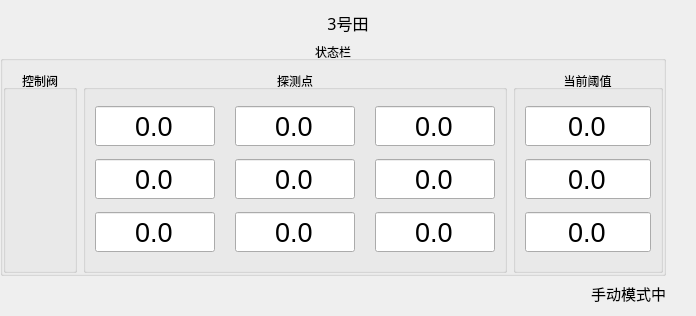
     <widget class="QWidget" name="page">
      <layout class="QGridLayout" name="gridLayout_4">
       <property name="leftMargin">
        <number>0</number>
       </property>
       <property name="rightMargin">
        <number>0</number>
       </property>
       <property name="horizontalSpacing">
        <number>30</number>
       </property>
       <item row="0" column="0" colspan="2">
        <widget class="QLabel" name="label_3">
         <property name="maximumSize">
          <size>
           <width>16777215</width>
           <height>30</height>
          </size>
         </property>
         <property name="font">
          <font>
           <family>黑体</family>
           <pointsize>12</pointsize>
          </font>
         </property>
         <property name="text">
          <string>3号田</string>
         </property>
         <property name="alignment">
          <set>Qt::AlignCenter</set>
         </property>
        </widget>
       </item>
       <item row="1" column="0">
        <widget class="QGroupBox" name="groupBox_25">
         <property name="title">
          <string>状态栏</string>
         </property>
         <property name="alignment">
          <set>Qt::AlignCenter</set>
         </property>
         <layout class="QGridLayout" name="gridLayout_34">
          <property name="leftMargin">
           <number>0</number>
          </property>
          <property name="rightMargin">
           <number>0</number>
          </property>
          <property name="bottomMargin">
           <number>0</number>
          </property>
          <property name="horizontalSpacing">
           <number>6</number>
          </property>
          <item row="0" column="0">
           <widget class="QGroupBox" name="groupBox_26">
            <property name="title">
             <string>控制阀</string>
            </property>
            <property name="alignment">
             <set>Qt::AlignCenter</set>
            </property>
            <layout class="QGridLayout" name="gridLayout_23">
             <item row="0" column="0">
              <widget class="QLabel" name="label_farmthree_LED1">
               <property name="minimumSize">
                <size>
                 <width>50</width>
                 <height>50</height>
                </size>
               </property>
               <property name="maximumSize">
                <size>
                 <width>60</width>
                 <height>60</height>
                </size>
               </property>
               <property name="text">
                <string/>
               </property>
               <property name="pixmap">
                <pixmap resource="pic.qrc">:/source/pic/light_off.gif</pixmap>
               </property>
               <property name="scaledContents">
                <bool>true</bool>
               </property>
              </widget>
             </item>
             <item row="1" column="0">
              <widget class="QLabel" name="label_farmthree_LED2">
               <property name="minimumSize">
                <size>
                 <width>50</width>
                 <height>50</height>
                </size>
               </property>
               <property name="maximumSize">
                <size>
                 <width>60</width>
                 <height>60</height>
                </size>
               </property>
               <property name="text">
                <string/>
               </property>
               <property name="pixmap">
                <pixmap resource="pic.qrc">:/source/pic/light_off.gif</pixmap>
               </property>
               <property name="scaledContents">
                <bool>true</bool>
               </property>
              </widget>
             </item>
             <item row="2" column="0">
              <widget class="QLabel" name="label_farmthree_LED3">
               <property name="minimumSize">
                <size>
                 <width>50</width>
                 <height>50</height>
                </size>
               </property>
               <property name="maximumSize">
                <size>
                 <width>60</width>
                 <height>60</height>
                </size>
               </property>
               <property name="text">
                <string/>
               </property>
               <property name="pixmap">
                <pixmap resource="pic.qrc">:/source/pic/light_off.gif</pixmap>
               </property>
               <property name="scaledContents">
                <bool>true</bool>
               </property>
              </widget>
             </item>
            </layout>
           </widget>
          </item>
          <item row="0" column="1">
           <widget class="QGroupBox" name="groupBox_27">
            <property name="title">
             <string>探测点</string>
            </property>
            <property name="alignment">
             <set>Qt::AlignCenter</set>
            </property>
            <layout class="QGridLayout" name="gridLayout_24">
             <property name="horizontalSpacing">
              <number>20</number>
             </property>
             <item row="0" column="0">
              <widget class="QLineEdit" name="lineEdit_three_1">
               <property name="minimumSize">
                <size>
                 <width>0</width>
                 <height>40</height>
                </size>
               </property>
               <property name="maximumSize">
                <size>
                 <width>120</width>
                 <height>16777215</height>
                </size>
               </property>
               <property name="font">
                <font>
                 <family>Arial</family>
                 <pointsize>20</pointsize>
                </font>
               </property>
               <property name="text">
                <string>0.0</string>
               </property>
               <property name="alignment">
                <set>Qt::AlignCenter</set>
               </property>
               <property name="readOnly">
                <bool>true</bool>
               </property>
               <property name="placeholderText">
                <string/>
               </property>
              </widget>
             </item>
             <item row="0" column="1">
              <widget class="QLineEdit" name="lineEdit_three_2">
               <property name="minimumSize">
                <size>
                 <width>0</width>
                 <height>40</height>
                </size>
               </property>
               <property name="maximumSize">
                <size>
                 <width>120</width>
                 <height>16777215</height>
                </size>
               </property>
               <property name="font">
                <font>
                 <family>Arial</family>
                 <pointsize>20</pointsize>
                </font>
               </property>
               <property name="text">
                <string>0.0</string>
               </property>
               <property name="alignment">
                <set>Qt::AlignCenter</set>
               </property>
               <property name="readOnly">
                <bool>true</bool>
               </property>
               <property name="placeholderText">
                <string/>
               </property>
              </widget>
             </item>
             <item row="0" column="2">
              <widget class="QLineEdit" name="lineEdit_three_3">
               <property name="minimumSize">
                <size>
                 <width>0</width>
                 <height>40</height>
                </size>
               </property>
               <property name="maximumSize">
                <size>
                 <width>120</width>
                 <height>16777215</height>
                </size>
               </property>
               <property name="font">
                <font>
                 <family>Arial</family>
                 <pointsize>20</pointsize>
                </font>
               </property>
               <property name="text">
                <string>0.0</string>
               </property>
               <property name="alignment">
                <set>Qt::AlignCenter</set>
               </property>
               <property name="readOnly">
                <bool>true</bool>
               </property>
               <property name="placeholderText">
                <string/>
               </property>
              </widget>
             </item>
             <item row="1" column="0">
              <widget class="QLineEdit" name="lineEdit_three_4">
               <property name="minimumSize">
                <size>
                 <width>0</width>
                 <height>40</height>
                </size>
               </property>
               <property name="maximumSize">
                <size>
                 <width>120</width>
                 <height>16777215</height>
                </size>
               </property>
               <property name="font">
                <font>
                 <family>Arial</family>
                 <pointsize>20</pointsize>
                </font>
               </property>
               <property name="text">
                <string>0.0</string>
               </property>
               <property name="alignment">
                <set>Qt::AlignCenter</set>
               </property>
               <property name="readOnly">
                <bool>true</bool>
               </property>
               <property name="placeholderText">
                <string/>
               </property>
              </widget>
             </item>
             <item row="1" column="1">
              <widget class="QLineEdit" name="lineEdit_three_5">
               <property name="minimumSize">
                <size>
                 <width>0</width>
                 <height>40</height>
                </size>
               </property>
               <property name="maximumSize">
                <size>
                 <width>120</width>
                 <height>16777215</height>
                </size>
               </property>
               <property name="font">
                <font>
                 <family>Arial</family>
                 <pointsize>20</pointsize>
                </font>
               </property>
               <property name="text">
                <string>0.0</string>
               </property>
               <property name="alignment">
                <set>Qt::AlignCenter</set>
               </property>
               <property name="readOnly">
                <bool>true</bool>
               </property>
               <property name="placeholderText">
                <string/>
               </property>
              </widget>
             </item>
             <item row="1" column="2">
              <widget class="QLineEdit" name="lineEdit_three_6">
               <property name="minimumSize">
                <size>
                 <width>0</width>
                 <height>40</height>
                </size>
               </property>
               <property name="maximumSize">
                <size>
                 <width>120</width>
                 <height>16777215</height>
                </size>
               </property>
               <property name="font">
                <font>
                 <family>Arial</family>
                 <pointsize>20</pointsize>
                </font>
               </property>
               <property name="text">
                <string>0.0</string>
               </property>
               <property name="alignment">
                <set>Qt::AlignCenter</set>
               </property>
               <property name="readOnly">
                <bool>true</bool>
               </property>
               <property name="placeholderText">
                <string/>
               </property>
              </widget>
             </item>
             <item row="2" column="0">
              <widget class="QLineEdit" name="lineEdit_three_7">
               <property name="minimumSize">
                <size>
                 <width>0</width>
                 <height>40</height>
                </size>
               </property>
               <property name="maximumSize">
                <size>
                 <width>120</width>
                 <height>16777215</height>
                </size>
               </property>
               <property name="font">
                <font>
                 <family>Arial</family>
                 <pointsize>20</pointsize>
                </font>
               </property>
               <property name="text">
                <string>0.0</string>
               </property>
               <property name="alignment">
                <set>Qt::AlignCenter</set>
               </property>
               <property name="readOnly">
                <bool>true</bool>
               </property>
               <property name="placeholderText">
                <string/>
               </property>
              </widget>
             </item>
             <item row="2" column="1">
              <widget class="QLineEdit" name="lineEdit_three_8">
               <property name="minimumSize">
                <size>
                 <width>0</width>
                 <height>40</height>
                </size>
               </property>
               <property name="maximumSize">
                <size>
                 <width>120</width>
                 <height>16777215</height>
                </size>
               </property>
               <property name="font">
                <font>
                 <family>Arial</family>
                 <pointsize>20</pointsize>
                </font>
               </property>
               <property name="text">
                <string>0.0</string>
               </property>
               <property name="alignment">
                <set>Qt::AlignCenter</set>
               </property>
               <property name="readOnly">
                <bool>true</bool>
               </property>
               <property name="placeholderText">
                <string/>
               </property>
              </widget>
             </item>
             <item row="2" column="2">
              <widget class="QLineEdit" name="lineEdit_three_9">
               <property name="minimumSize">
                <size>
                 <width>0</width>
                 <height>40</height>
                </size>
               </property>
               <property name="maximumSize">
                <size>
                 <width>120</width>
                 <height>16777215</height>
                </size>
               </property>
               <property name="font">
                <font>
                 <family>Arial</family>
                 <pointsize>20</pointsize>
                </font>
               </property>
               <property name="text">
                <string>0.0</string>
               </property>
               <property name="alignment">
                <set>Qt::AlignCenter</set>
               </property>
               <property name="readOnly">
                <bool>true</bool>
               </property>
               <property name="placeholderText">
                <string/>
               </property>
              </widget>
             </item>
            </layout>
           </widget>
          </item>
          <item row="0" column="2">
           <widget class="QGroupBox" name="groupBox_5">
            <property name="maximumSize">
             <size>
              <width>150</width>
              <height>16777215</height>
             </size>
            </property>
            <property name="title">
             <string>当前阈值</string>
            </property>
            <property name="alignment">
             <set>Qt::AlignCenter</set>
            </property>
            <layout class="QGridLayout" name="gridLayout_22">
             <property name="horizontalSpacing">
              <number>20</number>
             </property>
             <item row="2" column="0">
              <widget class="QLineEdit" name="lineEdit_three_set_1">
               <property name="minimumSize">
                <size>
                 <width>70</width>
                 <height>40</height>
                </size>
               </property>
               <property name="font">
                <font>
                 <family>Arial</family>
                 <pointsize>20</pointsize>
                 <weight>50</weight>
                 <bold>false</bold>
                </font>
               </property>
               <property name="text">
                <string>0.0</string>
               </property>
               <property name="alignment">
                <set>Qt::AlignCenter</set>
               </property>
              </widget>
             </item>
             <item row="3" column="0">
              <widget class="QLineEdit" name="lineEdit_three_set_2">
               <property name="minimumSize">
                <size>
                 <width>70</width>
                 <height>40</height>
                </size>
               </property>
               <property name="font">
                <font>
                 <family>Arial</family>
                 <pointsize>20</pointsize>
                 <weight>50</weight>
                 <bold>false</bold>
                </font>
               </property>
               <property name="text">
                <string>0.0</string>
               </property>
               <property name="alignment">
                <set>Qt::AlignCenter</set>
               </property>
              </widget>
             </item>
             <item row="4" column="0">
              <widget class="QLineEdit" name="lineEdit_three_set_3">
               <property name="minimumSize">
                <size>
                 <width>70</width>
                 <height>40</height>
                </size>
               </property>
               <property name="font">
                <font>
                 <family>Arial</family>
                 <pointsize>20</pointsize>
                 <weight>50</weight>
                 <bold>false</bold>
                </font>
               </property>
               <property name="text">
                <string>0.0</string>
               </property>
               <property name="alignment">
                <set>Qt::AlignCenter</set>
               </property>
              </widget>
             </item>
            </layout>
           </widget>
          </item>
         </layout>
        </widget>
       </item>
       <item row="2" column="0">
        <widget class="QLabel" name="label_Auto_3">
         <property name="maximumSize">
          <size>
           <width>16777215</width>
           <height>30</height>
          </size>
         </property>
         <property name="font">
          <font>
           <family>Arial</family>
           <pointsize>11</pointsize>
          </font>
         </property>
         <property name="text">
          <string>手动模式中</string>
         </property>
         <property name="alignment">
          <set>Qt::AlignRight|Qt::AlignTrailing|Qt::AlignVCenter</set>
         </property>
        </widget>
       </item>
      </layout>
     </widget>
